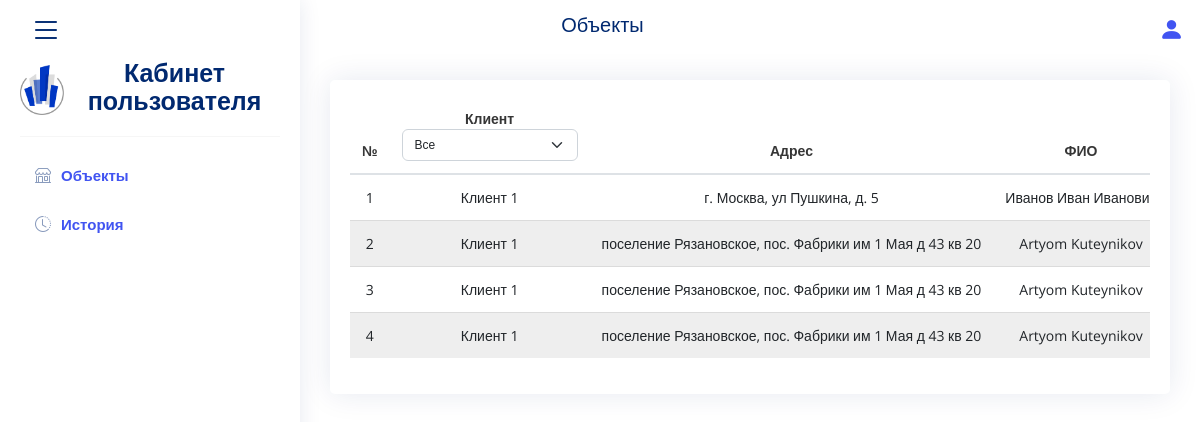
The app's page /objects (signed in) with its own data.
### app/models.py (models this page shows)
class User(UserMixin, db.Model):
    id = db.Column(db.Integer, primary_key=True)  # primary keys are required by SQLAlchemy
    org_name = db.Column(db.String(1000))
    login = db.Column(db.String(100))
    password = db.Column(db.String(1000))
    name = db.Column(db.String(100))
    phone = db.Column(db.String(100))
    email = db.Column(db.String(100))
    show = db.Column(db.Integer, default=1)
    status = db.Column(db.String(100), default="active")
    role = db.Column(db.Integer)
    registered = db.Column(db.DateTime)

class Shops(UserMixin, db.Model):
    id = db.Column(db.Integer, primary_key=True)  # primary keys are required by SQLAlchemy
    user_id = db.Column(db.Integer)
    address = db.Column(db.String(1000))
    name = db.Column(db.String(1000))
    phone = db.Column(db.String(100))
    email = db.Column(db.String(100))
    ident = db.Column(db.String(1000))
    show = db.Column(db.Integer, default=1)
    registered = db.Column(db.DateTime)
    end = db.Column(db.DateTime)

### app/users.py (the view)
@main.route('/', methods=['POST', 'GET'])
@main.route('/objects', methods=['POST', 'GET'])
@login_required
def objects():
    if current_user.show == 0:
        logout_user()
        return redirect(url_for('auth.login'))
    data = []
    if current_user.role == 1:
        objects = Shops.query.filter_by(user_id=current_user.id, show=1).all()
    else:
        objects = Shops.query.filter_by(show=1).all()
    for i in objects:
        client = User.query.filter_by(id=i.user_id).first()
        if client:
            data.append(
                {
                    'id': i.id,
                    'client': client.name,
                    'address': i.address,
                    'name': i.name,
                    'phone': i.phone,
                    'email': i.email,
                    'end': i.end.strftime("%d.%m.%Y") if i.end else '',
                    'ident': url_for('static', filename=f'ids/{i.ident}') if i.ident else ''
                }
            )
    users = User.query.filter_by(show=1, role=1).all()
    return render_template('stats.html', objects=data, users=users, page_title='Объекты',
                           enumerate=enumerate)

### app/__init__.py (called while the page is built)
def create_app():
    app = Flask(__name__)
    app.config['SECRET_KEY'] = '9OLWxND4o83j4K4iuopO'
    app.config['SQLALCHEMY_DATABASE_URI'] = 'sqlite:///DB.db'
    db.init_app(app)
    login_manager = LoginManager()
    login_manager.login_view = 'auth.login'
    login_manager.init_app(app)
    from .models import User
    @login_manager.user_loader
    def load_user(user_id):
        return User.query.get(int(user_id))
    from .auth import auth as auth_blueprint
    app.register_blueprint(auth_blueprint)
    from .users import main as main_blueprint
    app.register_blueprint(main_blueprint)
    def page_not_found(e):
        return render_template('404.html'), 404
    app.register_error_handler(404, page_not_found)
    return app

### app/templates/stats.html (shortened to what this page needs)
{% extends "base.html" %}
{% block content %}
<div class="row">
    <div class="col-xl-12">
        <div class="card">
            <div class="card-body pt-3">
                <div style="overflow-x:auto;">
                    <table class="table" id="table">
                        <thead>
                        <tr>
                            <th scope="col">№</th>
                            <th scope="col" style="min-width: 200px">Клиент<br>
                                <select class="form-select" onchange="filterTable()" id="client">
                                    <option value="ВСЕ">Все</option>
                                </select>
                            </th>
                            <th scope="col">Адрес</th>
                            <th scope="col">ФИО</th>
                        </tr>
                        </thead>
                        <tbody>
                        {% for j, i in enumerate(objects) %}
                        <tr>
                            <td>{{ j + 1 }}</td>
                            <td>{{ i.client }}</td>
                            <td>
                                {{ i.address }}
                            </td>
                            <td>
                                {{ i.name }}
                            </td>
                        </tr>
                        {% endfor %}
                        </tbody>
                    </table>
                </div>
            </div>
        </div>
    </div>
</div>
{% endblock %}

### app/templates/base.html (shortened to what this page needs)
<!DOCTYPE html>
<html>
<head>
    <link rel="stylesheet" href="https://cdnjs.cloudflare.com/ajax/libs/bulma/0.7.2/css/bulma.min.css"/>
    <link rel="stylesheet"
          href="https://cdnjs.cloudflare.com/ajax/libs/selectize.js/0.13.3/css/selectize.default.min.css"/>
    <link href="{{ url_for("static", filename="vendor/bootstrap/css/bootstrap.min.css") }}" rel="stylesheet">
    <link href="{{ url_for("static", filename="vendor/bootstrap-icons/bootstrap-icons.css") }}" rel="stylesheet">
    <link href="{{ url_for("static", filename="vendor/boxicons/css/boxicons.min.css") }}" rel="stylesheet">
    <link href="{{ url_for("static", filename="vendor/quill/quill.snow.css") }}" rel="stylesheet">
    <link href="{{ url_for("static", filename="vendor/quill/quill.bubble.css") }}" rel="stylesheet">
    <link href="{{ url_for("static", filename="vendor/remixicon/remixicon.css") }}" rel="stylesheet">
    <link href="{{ url_for("static", filename="vendor/simple-datatables/style.css") }}" rel="stylesheet">
    <link rel="stylesheet" href="https://stackpath.bootstrapcdn.com/bootstrap/4.1.2/css/bootstrap.min.css">
    <link rel="stylesheet" type="text/css" href="https://use.fontawesome.com/releases/v5.6.3/css/all.css">
    <link href="https://cdn.jsdelivr.net/npm/suggestions-jquery@21.12.0/dist/css/suggestions.min.css" rel="stylesheet"/>
    <link rel="stylesheet"
          href="https://cdnjs.cloudflare.com/ajax/libs/selectize.js/0.13.3/css/selectize.default.min.css"/>
    <link href="{{ url_for("static", filename="css/style.css") }}" rel="stylesheet">
</head>
<body>
<section>
    <header id="header" class="header fixed-top d-flex align-items-center">
        <div class="d-flex align-items-center justify-content-between">
            <i class="bi bi-list toggle-sidebar-btn"></i>
        </div>
        <nav class="header-nav ms-auto">
        <h5>{{page_title}}</h5>
        </nav>
        <nav class="header-nav ms-auto">
            <ul class="d-flex align-items-center">
                <li class="nav-item dropdown pe-3">
                    <a class="nav-link nav-profile d-flex align-items-center pe-0" href="#" data-bs-toggle="dropdown">
                        <i class="bi bi-person-fill rounded-circle" style="font-size: 25px;"></i>
                    </a>
                </li>
            </ul>
        </nav>
    </header>
    {% if current_user.is_authenticated %}
        <aside id="sidebar" class="sidebar">
            <ul class="sidebar-nav" id="sidebar-nav">
                <a href="{{ url_for('main.profile') }}" style="max-height: 50px">
                    <div style="display: flex;align-items: center"><img
                            src="{{ url_for('static', filename="main-icon.png") }}"
                            style="height:50px;margin: 0 5px 0 0;">
                        <div style="text-align: center;">
                            <h1 class="title" style="font-size: 25px">{{ 'Кабинет пользователя' if current_user.role == 1 else 'Кабинет менеджера' if current_user.role == 2 else 'Кабинет администратора'}}</h1>
                        </div>
                    </div>
                </a>
                <li>
                    <hr class="divider">
                </li>
                {% if current_user.role == 1 %}
                <li class="nav-item">
                    <a class="nav-link collapsed" href="{{ url_for("main.objects") }}">
                        <i class="bi bi-shop"></i>
                        <span>Объекты</span>
                    </a>
                </li>
                {% endif %}
                <li class="nav-item">
                    <a class="nav-link collapsed" href="{{ url_for("main.sales") }}">
                        <i class="bi bi-clock-history"></i>
                        <span>История</span>
                    </a>
                </li>
            </ul>
        </aside>
    {% endif %}
    <main id="main" class="main">
        {% block content %}
        {% endblock %}
    </main>
</section>
</body>
</html>

### app/static/css/style.css (style rules this page uses)
:root { scroll-behavior: smooth; }
body { font-family: "Open Sans", sans-serif; background: #f6f9ff; color: #444444; }
a { color: #4154f1; text-decoration: none; }
h1, h2, h3, h4, h5, h6 { font-family: "Nunito", sans-serif; }
#main { margin-top: 60px; padding: 20px 30px; transition: all 0.3s; }
.card { margin-bottom: 30px; border: none; border-radius: 5px; box-shadow: 0px 0 30px rgba(1, 41, 112, 0.1); }
.card-body { padding: 0 20px 20px 20px; }
.header { transition: all 0.5s; z-index: 997; height: 60px; box-shadow: 0px 2px 20px rgba(1, 41, 112, 0.1); background-color: #fff; padding-left: 20px; }
.header .toggle-sidebar-btn { font-size: 32px; padding-left: 10px; cursor: pointer; color: #012970; }
.header-nav ul { list-style: none; }
.header-nav>ul { margin: 0; padding: 0; }
.header-nav .nav-profile { color: #012970; }
.sidebar { position: fixed; top: 60px; left: 0; bottom: 0; width: 300px; z-index: 996; transition: all 0.3s; padding: 20px; overflow-y: auto; scrollbar-width: thin; scrollbar-color: #aab7cf transparent; box-shadow: 0px 0px 20px rgba(1, 41, 112, 0.1); background-color: #fff; }
@media (min-width: 1200px) { #main, #footer { margin-left: 300px; } }
.sidebar-nav { padding: 0; margin: 0; list-style: none; }
.sidebar-nav li { padding: 0; margin: 0; list-style: none; }
.sidebar-nav .nav-item { margin-bottom: 5px; }
.sidebar-nav .nav-link { display: flex; align-items: center; font-size: 15px; font-weight: 600; color: #4154f1; transition: 0.3; background: #f6f9ff; padding: 10px 15px; border-radius: 4px; }
.sidebar-nav .nav-link i { font-size: 16px; margin-right: 10px; color: #4154f1; }
.sidebar-nav .nav-link.collapsed { color: #012970; background: #fff; }
.sidebar-nav .nav-link.collapsed i { color: #899bbd; }

### app/templates/base.html (style rules this page uses)
body { font-size: 12px !important; background-color: #fff; }
a { color: #ffffff }
a { color: #4154f1 !important; text-decoration: none; }
h1, h2, h3, h4, h5, h6 { color: #012970 !important; font-family: "Nunito", sans-serif; }
.row { text-align: center !important; }
.header { transition: all 0.5s; z-index: 997; height: 60px; box-shadow: 0px 2px 20px transparent !important; background-color: transparent !important; padding-left: 20px; }
.sidebar { top: 0 !important; padding: 60px 20px !important; }
table { margin-top: 0 !important; font-size: 12px; }

### app/templates/stats.html (style rules this page uses)
.form-select { font-size: 12px; }
table { margin-top: 40px; }
table { border-collapse: collapse; }
tr:nth-child(even) { background: #EEE; }
table thead th { white-space: nowrap; font-size: 14px; }
table tbody tr { white-space: nowrap; font-size: 14px; }

### records on screen
User: role "Кабинет пользователя", client "Клиент 1" "Клиент 1" "Клиент 1" "Клиент 1"
Shops: address "г. Москва, ул Пушкина, д. 5", name "Иванов Иван…"
Shops: address "поселение Рязановское, пос. Фабрики им 1 Мая д 43 кв 20", name "Artyom Kuteynikov"
Shops: address "поселение Рязановское, пос. Фабрики им 1 Мая д 43 кв 20", name "Artyom Kuteynikov"
Shops: address "поселение Рязановское, пос. Фабрики им 1 Мая д 43 кв 20", name "Artyom Kuteynikov"

### other values on screen
{{ page_title }} "Объекты"
{{ j + 1 }} "1" "2" "3" "4"
